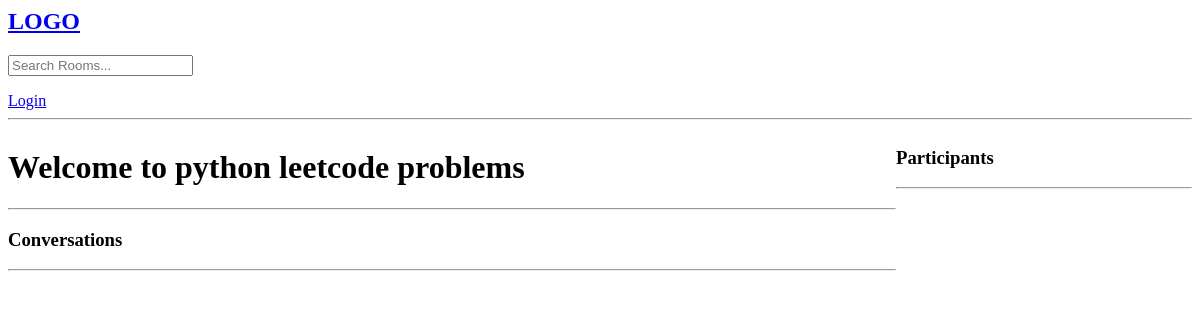
Before: /room/6/ with the older database file.
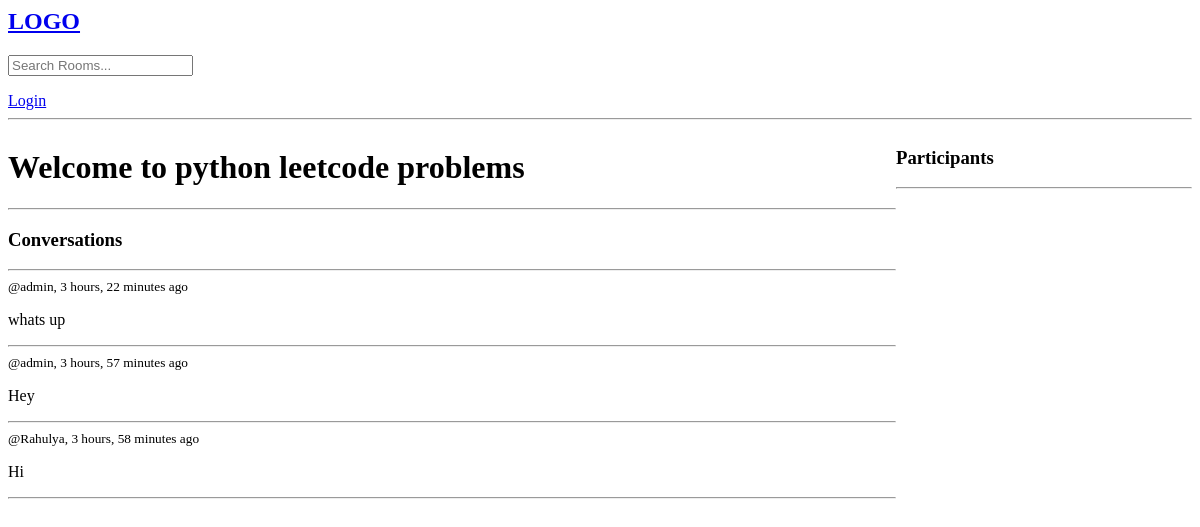
After: the same page with the newer database file.
### base/models.py (models this page shows, shortened)
class Message(models.Model):
    user = models.ForeignKey(User, on_delete=models.CASCADE)
    room = models.ForeignKey(Room, on_delete=models.CASCADE)
    body = models.TextField()
    updated = models.DateTimeField(auto_now=True)
    created = models.DateTimeField(auto_now_add=True)
    class Meta:
        ordering = ('-updated','-created')

### base/views.py (the view, shortened to what this page needs)
# urls.py: path('room/<int:pk>/', views.room, name='room'),
def room(request,pk):
    room = Room.objects.get(id=pk)
    room_messages = room.message_set.all()
    participants = room.paraticipants.all()
    context = {'room':room, 'room_messages':room_messages, 'participants':participants}
    return render(request, 'base/room.html',context)

### base/templates/base/room.html (shortened to what this page needs)
{% extends "main.html" %}
{% block content %}
<div class="room-container">
    <div>
        <h1>Welcome to {{room.name}}</h1>
        <hr>
        <div class="comment=wrapper">
            <h3>Conversations</h3>
            <hr>
            {% for message in room_messages %}
            <div>
                <small>@{{message.user}}, {{message.created |timesince}} ago </small>
                <p>{{message.body}}</p>
                <hr>
            </div>
            {% endfor %}
        </div>
    </div>
    <div>
        <h3>Participants</h3>
        <hr>
    </div>
</div>
{% endblock content %}

Changed rows visible on the page:
added Message: user "admin", created "3 hours, 22 minutes", body "whats up"
added Message: user "admin", created "3 hours, 57 minutes", body "Hey"
added Message: user "Rahulya", created "3 hours, 58 minutes", body "Hi"
